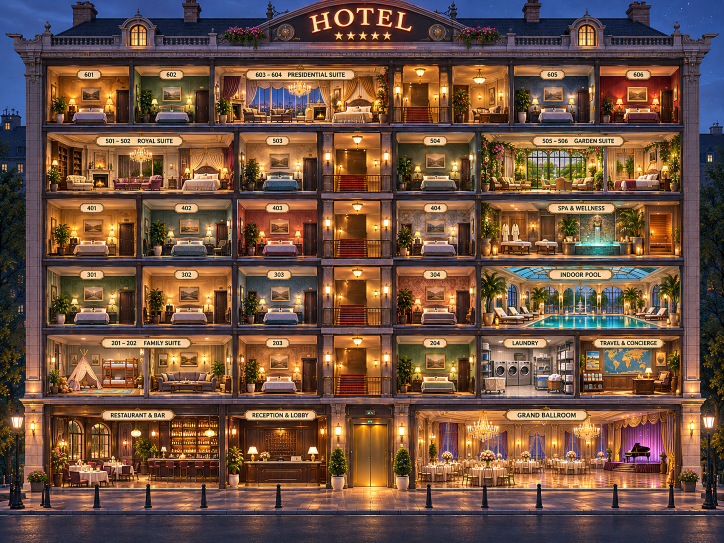
#> input picture source-art/hotel-cutaway.png, 1448 x 1086 px (shown at 1/2 size)
$ python generate-hotel-art.py
#> lines starting #> are read from the running program, lines starting #| are printed output that depends on the picture
"""Generate Mayfield Hotel scene crops and cutaway map from original 6-floor concept.
Run from repo root: python scripts/generate-hotel-art.py
Requires Pillow. The source illustration is bundled in source-art/.
Every suite with a multi-cell footprint has just one generated scene image.
"""
from pathlib import Path
from PIL import Image, ImageEnhance
import re

ROOT=Path(__file__).resolve().parents[1]
SOURCE=ROOT/'source-art'/'hotel-cutaway.png'
ASSETS=ROOT/'public'/'assets'
img=Image.open(SOURCE).convert('RGB')
#> img is the input picture: PIL image 1448x1086 RGB; mean R, G, B 109.8, 80.9, 64.4
img.save(ASSETS/'hotel_map.webp', 'WEBP', quality=88, method=6)
# Crop boundaries follow the six architectural floors and columns on the concept.
# The artwork isn't perfectly orthographic; use room-level framing rather than
# treating it as an engine collision map.
xs=[80,295,507,720,938,1149,1369]
ys=[128,255,387,522,658,793,956]
rows=[
  ['H601','H602','H603','H603','H605','H606'],
  ['H501','H501','H503','H504','H505','H505'],
  ['H401','H402','H403','H404','H4SPA','H4SPA'],
  ['H301','H302','H303','H304','H3POOL','H3POOL'],
  ['H2FAMILY','H2FAMILY','H203','H204','H2LAUNDRY','H2MAPS'],
  ['H1DINING','H1DINING','H1LOBBY','H1LOBBY','H1BALL','H1BALL'],
]
regions={}
for row in range(6):
    for col in range(6):
        key=rows[row][col]
        left,top,right,bottom=xs[col],ys[row],xs[col+1],ys[row+1]
        if key not in regions: regions[key]=[left,top,right,bottom]
        else:
            bounds=regions[key]
            bounds[:]=[min(left,bounds[0]),min(top,bounds[1]),max(right,bounds[2]),max(bottom,bounds[3])]
for key,(l,t,r,b) in regions.items():
    # Keep a little architectural border while focusing the room, not HUD text.
    crop=img.crop((max(0,l+3),max(0,t+7),min(img.width,r-3),min(img.height,b-7)))
    # Scale to the same view ratio as the scene renderer; padding preserves proportions.
    W,H=960,540
    ratio=min(W/crop.width,H/crop.height)
    fitted=crop.resize((round(crop.width*ratio),round(crop.height*ratio)),Image.Resampling.LANCZOS)
    background=Image.new('RGB',(W,H),(15,25,45))
    bg=ImageEnhance.Brightness(fitted.resize((W,H),Image.Resampling.LANCZOS)).enhance(.48)
    background.paste(bg,(0,0))
    background.paste(fitted,((W-fitted.width)//2,(H-fitted.height)//2))
    background.save(ASSETS/f'hotel_{key.lower()}.webp','WEBP',quality=90,method=6)
#> this loop made 27 passes
#> pass 1, `crop=img.crop((max(0,l+3),max(0,t+7),min(img.width,r-3),min(img.height..`:
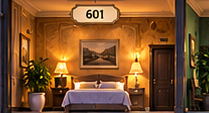
#> crop: PIL image 209x113 RGB; mean R, G, B 125.5, 81.2, 42.7
#> pass 1, `fitted=crop.resize((round(crop.width*ratio),round(crop.height*ratio)),..`:
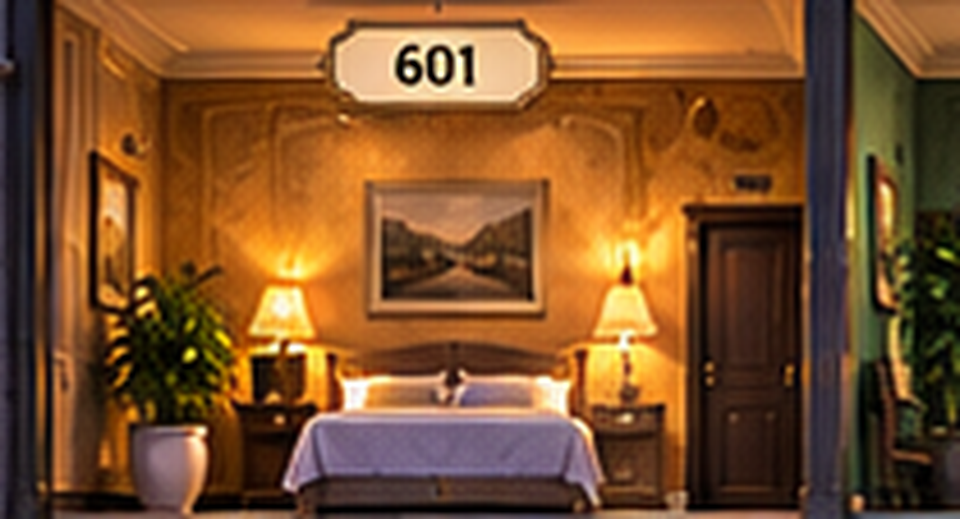
#> fitted: PIL image 960x519 RGB; mean R, G, B 125.5, 81.2, 42.8
#> pass 1, `background=Image.new('RGB',(W,H),(15,25,45))`:
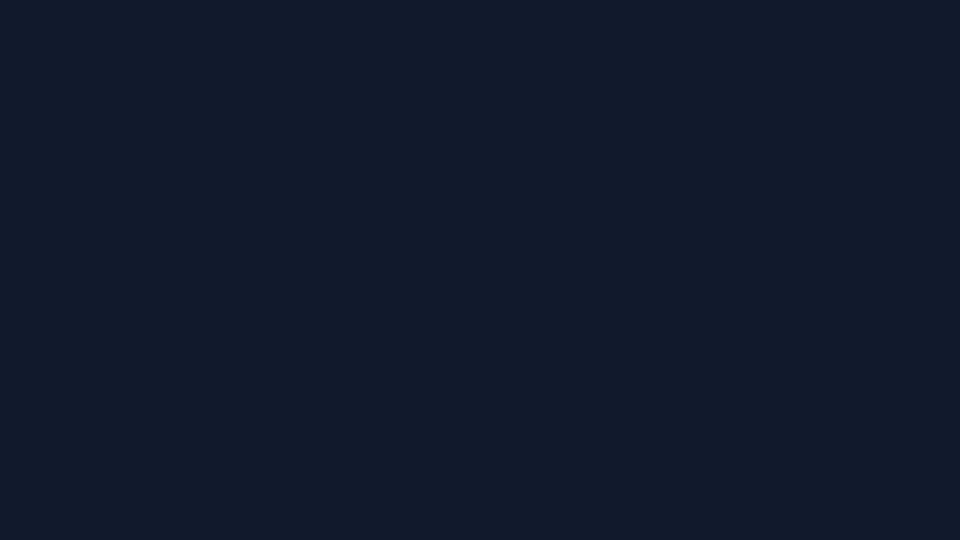
#> background: PIL image 960x540 RGB; mean R, G, B 15, 25, 45
#> pass 1, `bg=ImageEnhance.Brightness(fitted.resize((W,H),Image.Resampling.LANCZO..`:
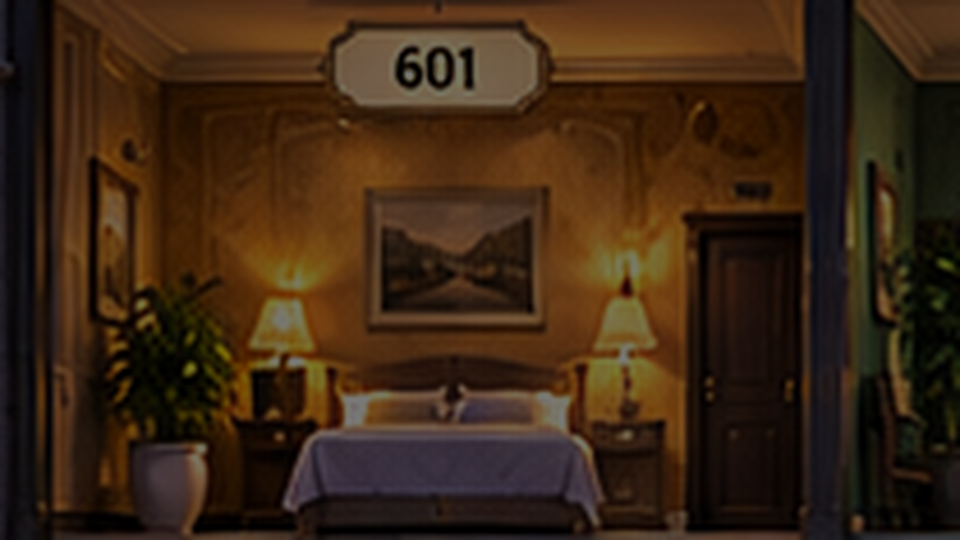
#> bg: PIL image 960x540 RGB; mean R, G, B 59.8, 38.5, 20
#> after the loop:
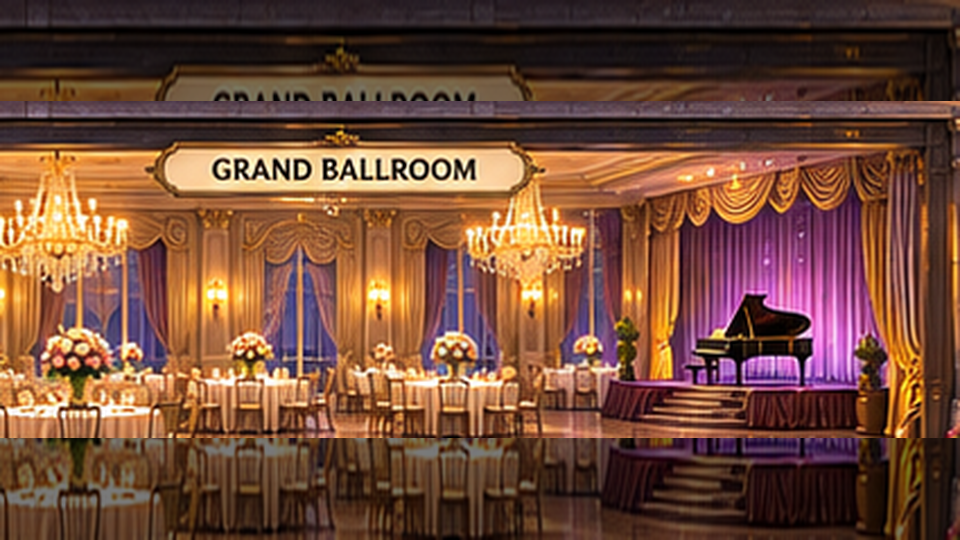
#> background: PIL image 960x540 RGB; mean R, G, B 115, 75.2, 56.6
#> after the loop:
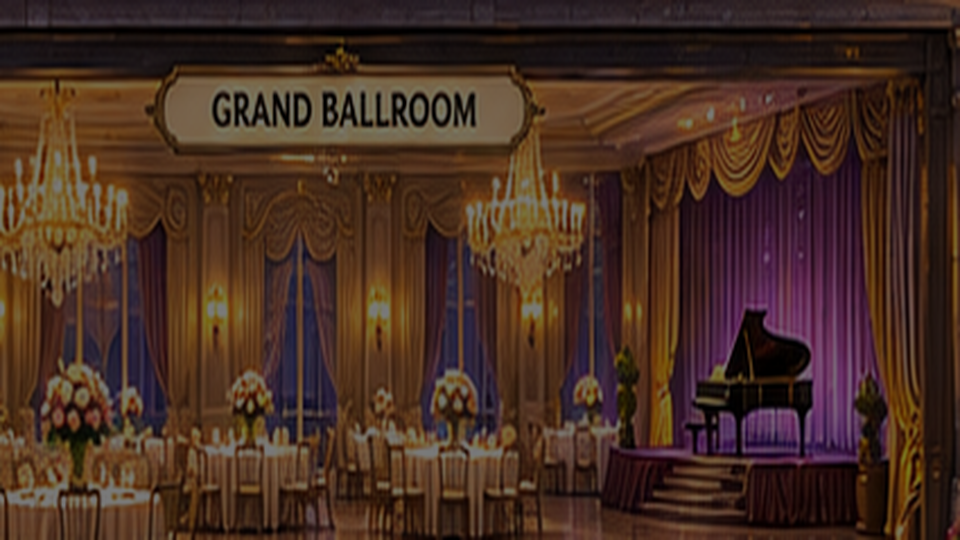
#> bg: PIL image 960x540 RGB; mean R, G, B 70.5, 45.7, 34.3
#> after the loop:
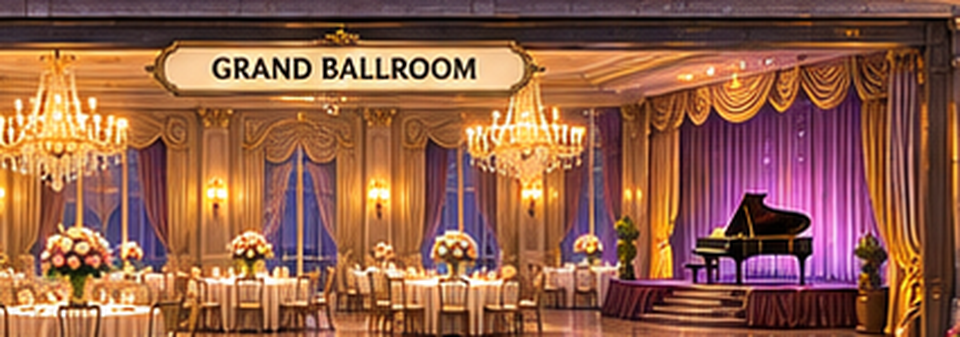
#> fitted: PIL image 960x337 RGB; mean R, G, B 147.9, 96.3, 72.4
print(f'Generated {len(regions)} hotel room/suite scenes and 6×6 overview map')
